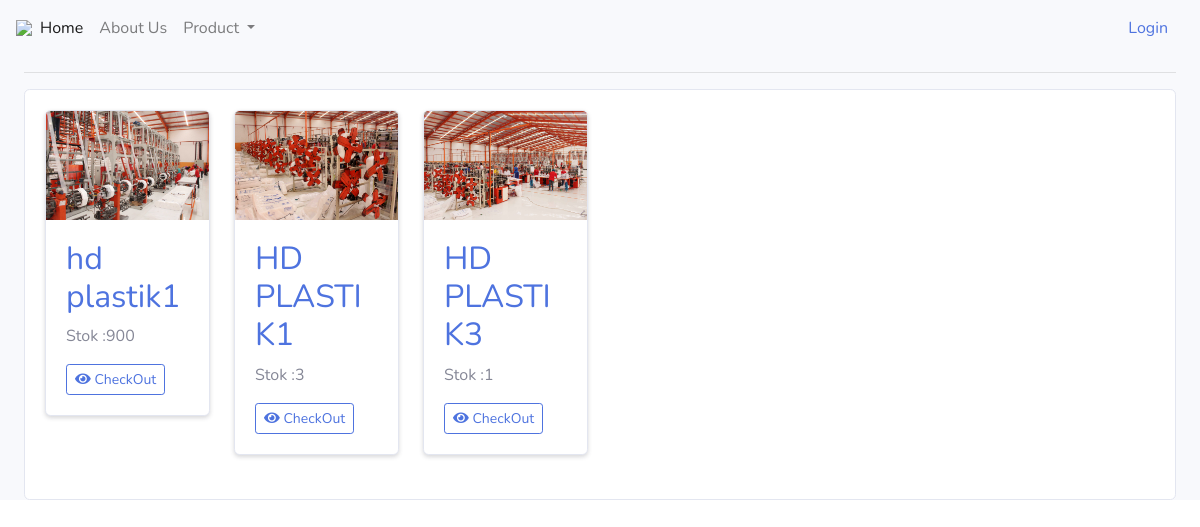
/index.php/product/GetData_Product/HD_PLASTIK, run on the app's committed database.
### tables this page shows
CREATE TABLE `mst_produk` (
  `id` int(10) NOT NULL,
  `nama_produk` varchar(100) NOT NULL,
  `kode` varchar(100) NOT NULL,
  `gambar` varchar(1000) NOT NULL,
  `stok` decimal(4,0) NOT NULL,
  `deskripsi` varchar(1000) NOT NULL,
  `harga` float NOT NULL
);

### application/controllers/Product.php (called while the page is built, shortened)
<?php
class Product extends CI_Controller {
    public function __construct()
	{
		$this->load->model('M_Product','m_produk');
		$this->load->model('M_Kode','m_kode');
	}
    public function GetData_Product($kode){
        $this->data['title'] = 'Data Produk';
		$where = array(
			"kode" => $kode
		);
		$this->data['list'] = $this->m_kode->list();
		$this->data['kode'] = $kode;
		$this->data['produk'] = $this->m_produk->lihat($where)->result();
		$this->data['no'] = 1;
		if($this->session->userdata('role') == "user"){
			$this->load->view('catalog',$this->data);
		}else if($this->session->userdata('role') == "admin"){
			$this->load->view('admin/catalog',$this->data);
		}else{
			$this->load->view('catalog',$this->data);
		}
    }
}

### index.php (called while the page is built, shortened)
<?php
require_once BASEPATH.'core/CodeIgniter.php';

### application/models/M_Product.php (called while the page is built, shortened)
<?php
class M_Product extends CI_Model{
    protected $_table = 'mst_produk';
    public function lihat($where){
        $query = $this->db->get($this->_table);
		return $query;
	}
}

### application/views/Catalog.php (the view, shortened to what this page needs)
<!DOCTYPE html>
<html lang="en">
<head>
</head>
<body>
	<div id="wrapper">
		<div id="content-wrapper" class="d-flex flex-column">
			<div id="content">
				<div class="container-fluid">
					<hr>
					<div class="card">
						<div class="card-body">
							<div class="row">
								<?php foreach($produk as $item) { ?>
								<div class="col-sm-2">
									<div class="card mb-4 shadow-sm">
										<img class="card-img-top" src="<?=base_url('assets/image/produk/'.$kode.'/'.$item->gambar)?>"
											alt="<?= $item->nama_produk ?>">
										<div class="card-body">
											<h2><a
													href="<?= base_url('berita/read/'.$item->nama_produk) ?>"><?= $item->nama_produk ?></a>
											</h2>
											<p class="card-text">Stok :<?= ($item->stok)?></p>
											<div class="d-flex justify-content-between align-items-center">
												<div class="btn-group">
													<a href="<?= site_url('Transaksi/checkout/'.$item->id) ?>"
														class="btn btn-sm btn-outline-primary"><i class="fa fa-eye"></i>
														CheckOut</a>
												</div>
											</div>
										</div>
									</div>
								</div>
								<?php } ?>
							</div>
						</div>
					</div>
				</div>
			</div>
		</div>
	</div>
</body>
</html>

### data on the page
mst_produk: gambar (picture), nama_produk "hd plastik1", stok "900"
mst_produk: gambar (picture), nama_produk "HD PLASTIK1", stok "3"
mst_produk: gambar (picture), nama_produk "HD PLASTIK3", stok "1"
